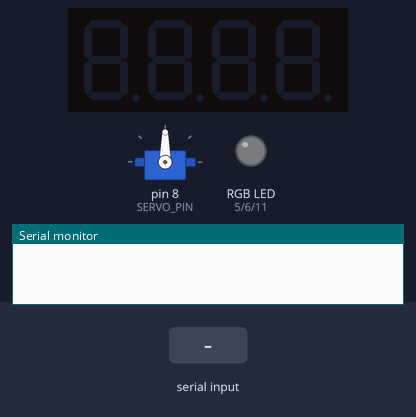
This sketch was run on a simulated Arduino Uno, built with avr-gcc and run on an emulated ATmega328P. Parts: servo, 4-digit seven-segment display, an RGB LED mixed from three pins (HIGH = lit), the last lines printed to the serial monitor. Inputs (shaded band) come from the test bench.

Above: at 1.2 s.
1.3 s: "SERVO=\n" received over Serial
At 2.2 s:
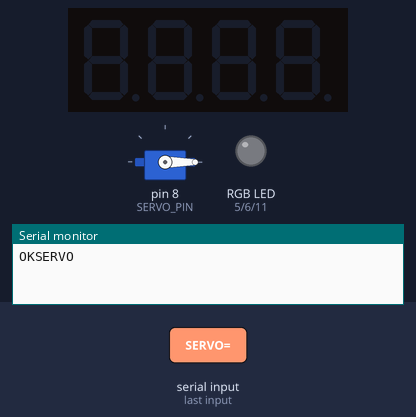
2.8 s: "FND=\n" received over Serial
At 4.0 s:
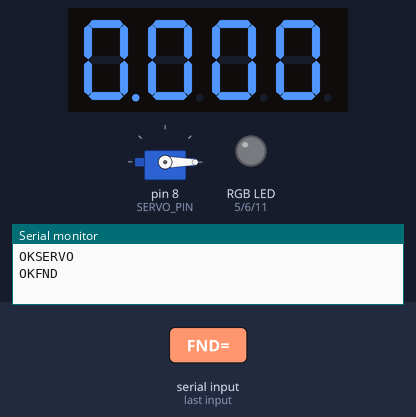
4.3 s: "RGB=\n" received over Serial
5.8 s: "BUZZER=\n" received over Serial
Timing chart, 0 to 8.3 s (numbered marks = the images above; inputs shaded):
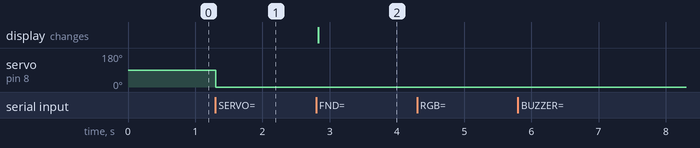

The sketch:

4_10_1.ino
```cpp
#include <Servo.h>
#include <TM1637TinyDisplay.h>

#define LED_RED 5
#define LED_GREEN 6
#define LED_BLUE  11
#define SERVO_PIN 8
#define PIEZO_BUZZER  3
#define CLK 9
#define DIO 10

Servo myservo;
TM1637TinyDisplay display(CLK, DIO);

void setup() {
  Serial.begin(9600);
  myservo.attach(SERVO_PIN);
  display.setBrightness(BRIGHT_7);
}

void loop() {
  if (Serial.available() > 0)
  {
    String strRead = Serial.readStringUntil('\n');
    if (strRead.indexOf("RGB=") != -1)
    {
      int commaIndex1 = strRead.indexOf(",");
      int commaIndex2 = strRead.indexOf(",", commaIndex1 + 1);

      int redValue = strRead.substring(4, commaIndex1).toInt();
      int greenValue = strRead.substring(commaIndex1 + 1, commaIndex2).toInt();
      int blueValue = strRead.substring(commaIndex2 + 1, strRead.length()).toInt();

      redLedSet(redValue, greenValue, blueValue);
      Serial.println("OKRGB");
    }
    else if (strRead.indexOf("SERVO=") != -1)
    {
      int servoDigree = strRead.substring(6, strRead.length()).toInt();
      if (servoDigree <= 180)
      {
        myservo.write(servoDigree);
        Serial.println("OKSERVO");
      }
      else Serial.println("error digree");
    }
    else if (strRead.indexOf("BUZZER=") != -1)
    {
      float bzFreq = strRead.substring(7, strRead.length()).toFloat();
      setBuzzer(bzFreq);
    }
    else if (strRead.indexOf("FND=") != -1)
    {
      float fndValue = strRead.substring(4, strRead.length()).toFloat();
      display.showNumber(fndValue);
      Serial.println("OKFND");
    }
  }
}

void redLedSet(int red, int green, int blue)
{
  analogWrite(LED_RED, red);
  analogWrite(LED_GREEN, green);
  analogWrite(LED_BLUE, blue);
}

void setBuzzer(int freq)
{
  if (freq > 31)
  {
    tone(PIEZO_BUZZER, freq);
    Serial.println("OKBUZZER");
  }
  else
  {
    noTone(PIEZO_BUZZER);
    Serial.println("OKBUZZER");
  }
}
```

Measured:
- after the input at 1.3 s, servo on pin 8 (SERVO_PIN): 90° → 0° at once
- after the input at 2.8 s, the display: changes at once (image 2)
